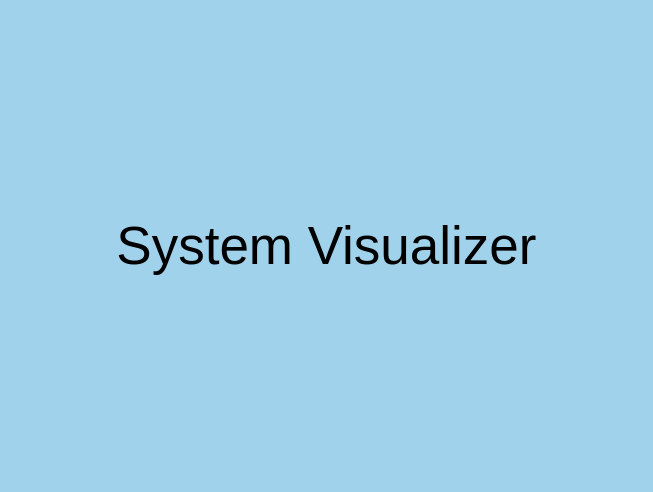
<?xml version="1.0" encoding="UTF-8"?>
<ui version="4.0">
 <class>Form</class>
 <widget class="QWidget" name="Form">
  <property name="geometry">
   <rect>
    <x>0</x>
    <y>0</y>
    <width>653</width>
    <height>492</height>
   </rect>
  </property>
  <property name="windowTitle">
   <string>Form</string>
  </property>
  <property name="styleSheet">
   <string notr="true">background-color: rgb(160, 210, 235);</string>
  </property>
  <layout class="QGridLayout" name="gridLayout_2">
   <item row="0" column="0">
    <layout class="QVBoxLayout" name="VBoxMain">
     <item>
      <layout class="QHBoxLayout" name="horizontalLayout">
       <property name="sizeConstraint">
        <enum>QLayout::SetMinimumSize</enum>
       </property>
       <item>
        <widget class="QLabel" name="label">
         <property name="sizePolicy">
          <sizepolicy hsizetype="Preferred" vsizetype="Fixed">
           <horstretch>0</horstretch>
           <verstretch>0</verstretch>
          </sizepolicy>
         </property>
         <property name="font">
          <font>
           <pointsize>40</pointsize>
           <bold>false</bold>
          </font>
         </property>
         <property name="lineWidth">
          <number>0</number>
         </property>
         <property name="text">
          <string>System Visualizer</string>
         </property>
         <property name="alignment">
          <set>Qt::AlignCenter</set>
         </property>
        </widget>
       </item>
      </layout>
     </item>
    </layout>
   </item>
   <item row="1" column="0">
    <layout class="QGridLayout" name="gridLayout">
     <property name="sizeConstraint">
      <enum>QLayout::SetMaximumSize</enum>
     </property>
    </layout>
   </item>
  </layout>
 </widget>
 <resources/>
 <connections/>
</ui>
